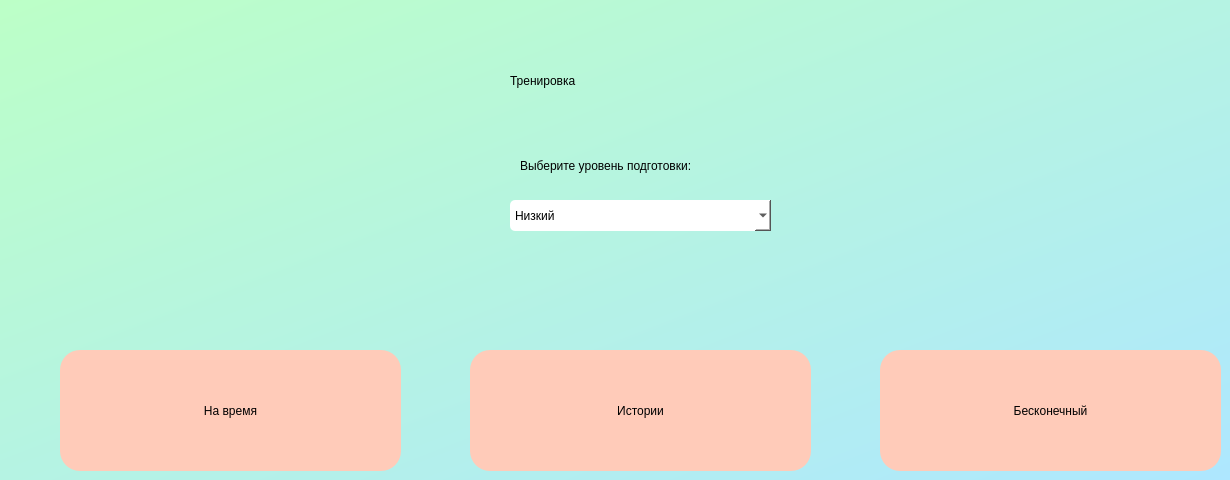
    <widget class="QWidget" name="Exercise">
     <property name="styleSheet">
      <string notr="true">background-color: qlineargradient(spread:pad, x1:0, y1:0, x2:1, y2:1, stop:0 rgba(188, 255, 199, 255), stop:1 rgba(174, 231, 255, 255));</string>
     </property>
     <widget class="QLabel" name="label_8">
      <property name="geometry">
       <rect>
        <x>510</x>
        <y>50</y>
        <width>261</width>
        <height>61</height>
       </rect>
      </property>
      <property name="styleSheet">
       <string notr="true">font: 30pt &quot;Montserrat Medium&quot;;
background-color:  rgba(188, 255, 199, 0)</string>
      </property>
      <property name="text">
       <string>Тренировка</string>
      </property>
     </widget>
     <widget class="QPushButton" name="time">
      <property name="geometry">
       <rect>
        <x>60</x>
        <y>350</y>
        <width>341</width>
        <height>121</height>
       </rect>
      </property>
      <property name="styleSheet">
       <string notr="true">QPushButton{
	background-color: rgb(255, 203, 185);
	font: 15pt &quot;Montserrat Medium&quot;;
	border-radius: 20px;
}

QPushButton:hover {
	font-size: 17pt;   
}

QPushButton:pressed {
	background-color: rgb(229, 182, 166);	   
}</string>
      </property>
      <property name="text">
       <string>На время</string>
      </property>
     </widget>
     <widget class="QComboBox" name="comboBox">
      <property name="geometry">
       <rect>
        <x>510</x>
        <y>200</y>
        <width>261</width>
        <height>31</height>
       </rect>
      </property>
      <property name="styleSheet">
       <string notr="true"> border-radius: 5px;
background-color: white;
font: 10pt &quot;Roboto&quot;;</string>
      </property>
      <property name="editable">
       <bool>false</bool>
      </property>
      <property name="currentText">
       <string>Низкий</string>
      </property>
      <item>
       <property name="text">
        <string>Низкий</string>
       </property>
      </item>
      <item>
       <property name="text">
        <string>Средний</string>
       </property>
      </item>
      <item>
       <property name="text">
        <string>Высокий</string>
       </property>
      </item>
     </widget>
     <widget class="QLabel" name="choose_1">
      <property name="geometry">
       <rect>
        <x>520</x>
        <y>150</y>
        <width>231</width>
        <height>31</height>
       </rect>
      </property>
      <property name="styleSheet">
       <string notr="true">background-color: rgba(0, 0, 0, 0);
font: 11pt &quot;Roboto&quot;;</string>
      </property>
      <property name="text">
       <string>Выберите уровень подготовки:</string>
      </property>
     </widget>
     <widget class="QPushButton" name="story">
      <property name="geometry">
       <rect>
        <x>470</x>
        <y>350</y>
        <width>341</width>
        <height>121</height>
       </rect>
      </property>
      <property name="styleSheet">
       <string notr="true">QPushButton{
	background-color: rgb(255, 203, 185);
	font: 15pt &quot;Montserrat Medium&quot;;
	border-radius: 20px;
}

QPushButton:hover {
	font-size: 17pt;   
}

QPushButton:pressed {
	background-color: rgb(229, 182, 166);	   
}</string>
      </property>
      <property name="text">
       <string>Истории</string>
      </property>
     </widget>
     <widget class="QPushButton" name="inf">
      <property name="geometry">
       <rect>
        <x>880</x>
        <y>350</y>
        <width>341</width>
        <height>121</height>
       </rect>
      </property>
      <property name="styleSheet">
       <string notr="true">QPushButton{
	background-color: rgb(255, 203, 185);
	font: 15pt &quot;Montserrat Medium&quot;;
	border-radius: 20px;
}

QPushButton:hover {
	font-size: 17pt;   
}

QPushButton:pressed {
	background-color: rgb(229, 182, 166);	   
}</string>
      </property>
      <property name="text">
       <string>Бесконечный</string>
      </property>
     </widget>
    </widget>
